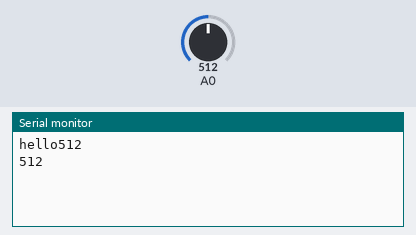
Simulated run of this sketch. Board: Arduino Uno, built with avr-gcc and run on an emulated ATmega328P. Parts: the last lines printed to the serial monitor. The test bench sets the inputs (shaded band); at power-on: A0 = 512.

Above: at 3.8 s.
3.9 s: A0 set to 716
At 6.9 s:
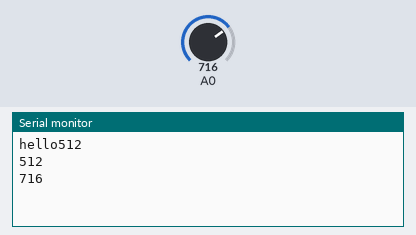
7.8 s: A0 set to 900
At 10.4 s:
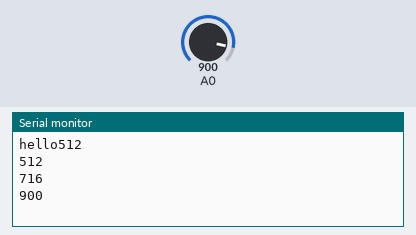
Timing chart, 0 to 11.9 s (numbered marks = the images above; inputs shaded):
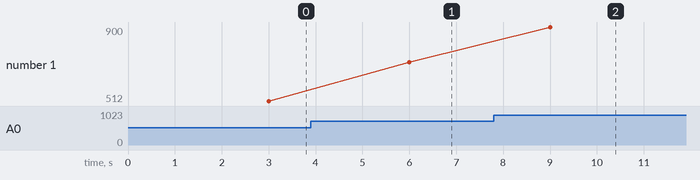

Measured:
- after the input at 3.9 s, the serial monitor: prints a new line after 2.1 s (image 1)
- after the input at 7.8 s, the serial monitor: prints a new line after 1.2 s (image 2)
- plotted number 1: 512 → 716 after the input at 3.9 s, 716 → 900 after the input at 7.8 s

The sketch:

temp_temp.ino
```cpp
//-----------------------------This is a test main for voltsToTemp function
#include"voltsToTemp.h"
void setup() {
  Serial.begin(9600);
  Serial.print("hello");
}

void loop() {
  //int x = voltsToTemp(analogRead(0));
  Serial.println(analogRead(0));
  delay(3000);
}
```

voltsToTemp.h
```cpp
//currently only able to convert values between 0 and 34 decrees/C
//Takes in voltage reading from sensor in millivolts and outputs a value in decrees/C

int voltsToTemp(int MV)
{
  //array that stores voltage values which correspond to temperatures between 0 and 34 decrees C
  int temperatures[] = {4366, 4347, 4331, 4316, 4297, 4279, 4262, 4242, 4203, 4182, 4162, 4146, 4129, 4109, 4088, 4062, 4022, 4001, 3979, 3955, 3932, 3907, 3880, 3858, 3756, 3721, 3682, 3641, 3600, 3557, 3516, 3482, 3452, 3423, 3391};
  int i = 0, j = 34, place =0;
  //
  int distance = 5001;

  while(i < j)
  {
    //check if the distance from current value is smaller than the previous
    if(abs(MV-temperatures[i]) <= distance)
    {
      //Store new value for distance and place
      distance = abs(MV - temperatures[i]);
      place = i;
    }
    i++;
  }
  return place;
}
```
